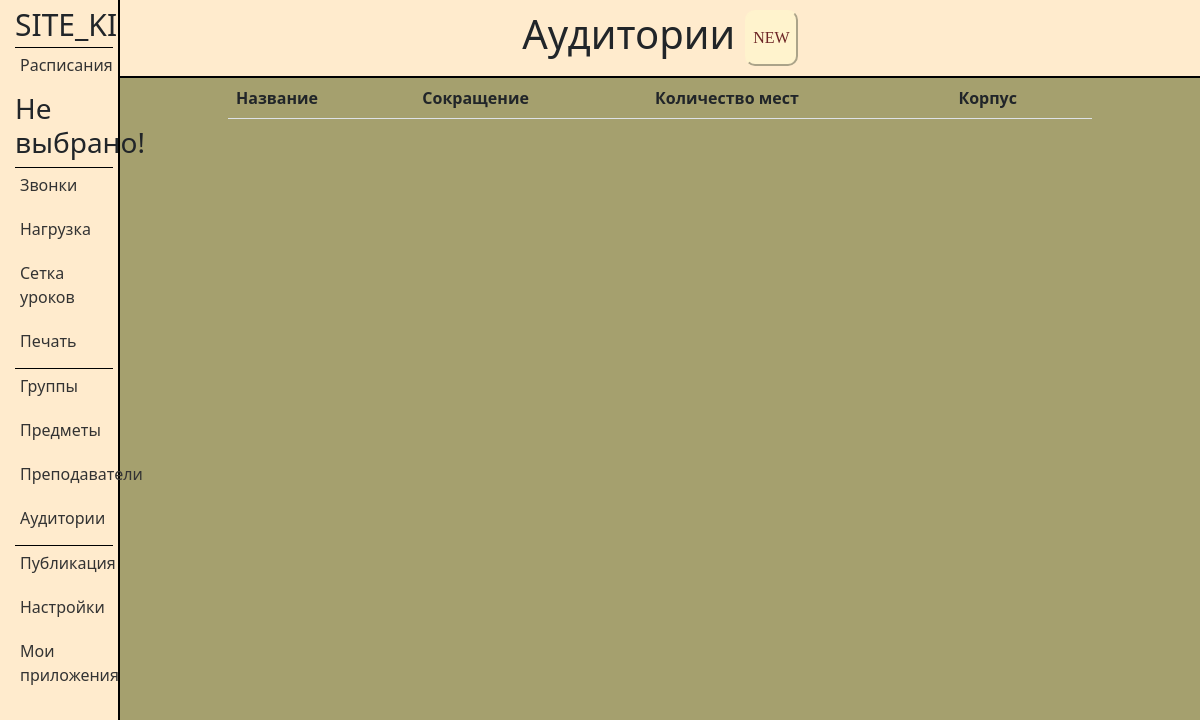
The app's page /applications/7/cabinets/, older data.
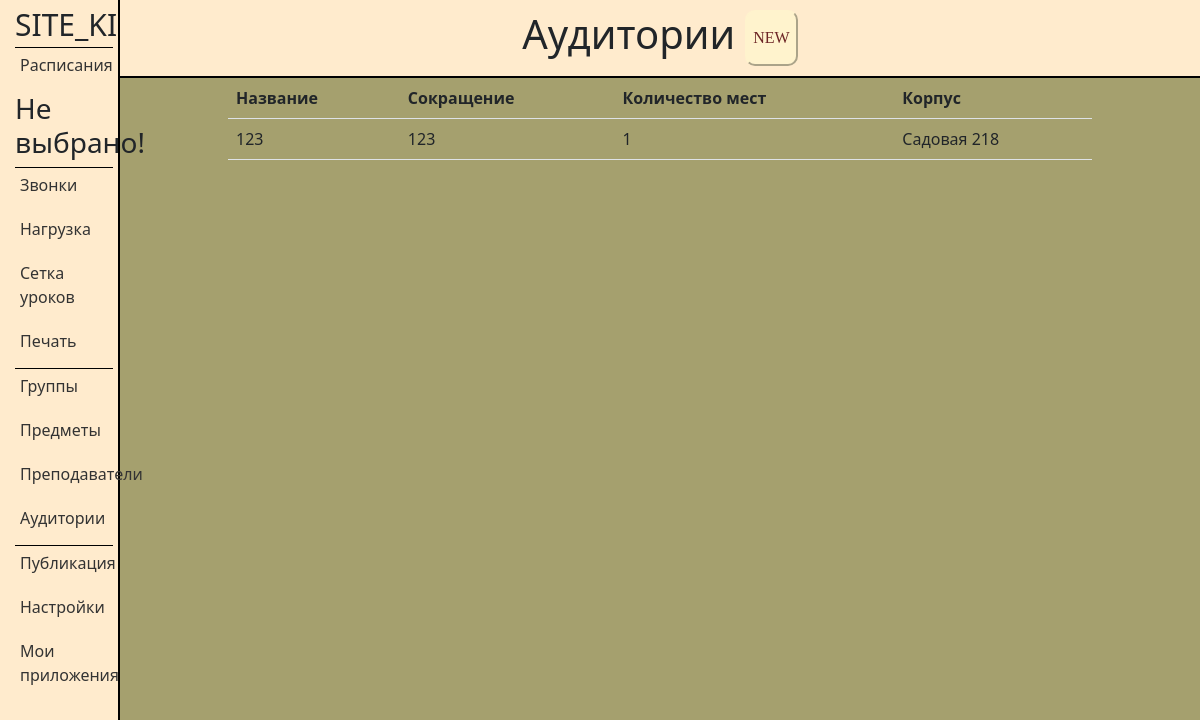
The same page, newer data.
### applications/models.py (models this page shows, shortened)
class Cabinets(models.Model):
    title = models.CharField('Название', max_length=50)
    abbreviation = models.CharField('Сокращение', max_length=50)
    seat_number = models.CharField('Количество мест', max_length=50)
    building = models.CharField('Корпус', max_length=50)
    color = models.CharField('Цвет', max_length=50)
    application_id = models.ForeignKey(Applications, on_delete=models.CASCADE, related_name='Cabinets')
    class Meta:
        verbose_name = 'Аудитория'
        verbose_name_plural = 'Аудитории'

### applications/views.py (the view)
def cabinets(request, app_id):
    return handle_form(request, app_id, Cabinets, CabinetsForm, 'applications/cabinets.html')

### applications/views.py (called while the page is built)
def find_week_title(request):
    week_title = None
    if request.COOKIES.get('selectedElementId'):
        sched_id = request.COOKIES.get('selectedElementId')
        sched_instance = Schedules.objects.get(id=sched_id)
        week_title = sched_instance.title
    else:
        week_title = 'Не выбрано!'
    return week_title

### applications/templates/applications/cabinets.html (shortened to what this page needs)
{% extends 'applications/layout.html' %}
{% load static %}
{% block content %}
<div class="features">
    <header>
        <h1>Аудитории</h1>
        <button class="popup-btn" id="open_pop_up">NEW</button>
    </header>
   <table class="table">
    <thead>
        <tr>
            <th style="color:{{ el.color }}">Название</th>
            <th style="color:{{ el.color }}">Сокращение</th>
            <th style="color:{{ el.color }}">Количество мест</th>
            <th style="color:{{ el.color }}">Корпус</th>
        </tr>
    </thead>
    <tbody>
        {% for el in groups %}
        <tr>
            <td>{{ el.title }}</td>
            <td>{{ el.abbreviation }}</td>
            <td>{{ el.seat_number }}</td>
            <td>{{ el.building }}</td>
        </tr>
        {% endfor %}
    </tbody>
</table>
</div>
{% endblock %}

Row changes from the older to the newer data that the page shows:
added Cabinets: title "123", abbreviation "123", seat_number "1", building "Садовая 218"
